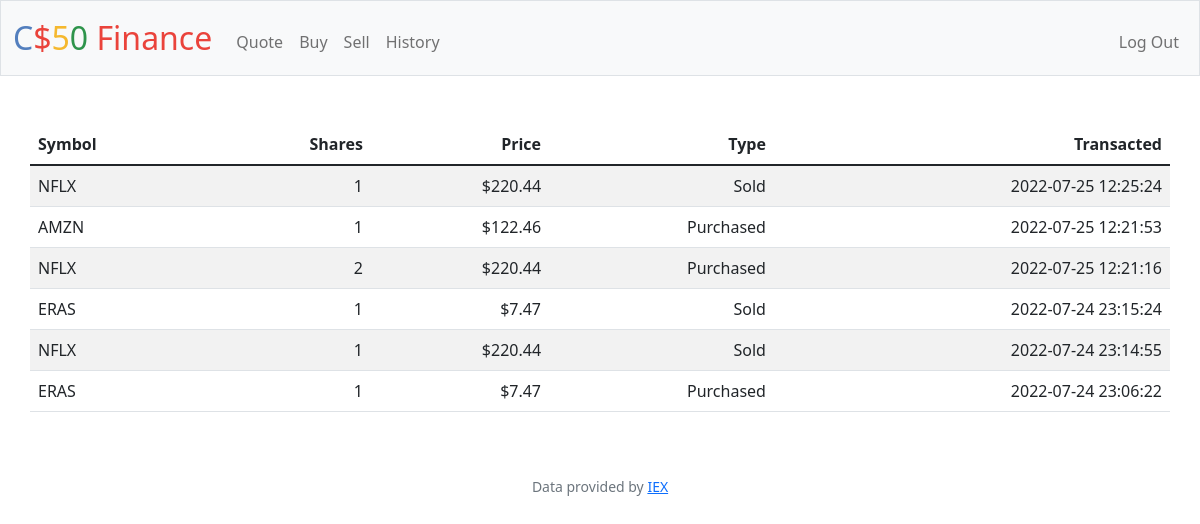
Screenshot of /history (signed in) with the database file from the repository.
### tables this page shows
CREATE TABLE history (
            id INTEGER PRIMARY KEY AUTOINCREMENT NOT NULL,
            symbol TEXT NOT NULL,
            price NUMERIC NOT NULL,
            share_qty REAL NOT NULL,
            transaction_date TEXT,
            type TEXT,
            ownerid INTEGER,
            FOREIGN KEY (ownerId)
            REFERENCES users (id)
                ON UPDATE CASCADE
                ON DELETE CASCADE
        );

### app.py (the view)
@app.route("/history")
@login_required
def history():
    data = db.execute('SELECT * FROM history WHERE ownerId = ? ORDER BY transaction_date DESC;', session['user_id'])
    return render_template('history.html', data=data, usd=usd, int_format=int_format)

### app.py (called while the page is built)
@app.after_request
def after_request(response):
    response.headers["Cache-Control"] = "no-cache, no-store, must-revalidate"
    response.headers["Expires"] = 0
    response.headers["Pragma"] = "no-cache"
    return response

### helpers.py (called while the page is built)
def login_required(f):
    @wraps(f)
    def decorated_function(*args, **kwargs):
        if session.get("user_id") is None:
            return redirect("/login")
        return f(*args, **kwargs)
    return decorated_function

def usd(value):
    return f"${value:,.2f}"

def int_format(value):
    return int(value)

### templates/history.html
{% extends "layout.html" %} {% block title %} Home {% endblock %} {% block main
%}
<table class="table table-striped container">
  <thead>
    <tr>
      <th class="text-start">Symbol</th>
      <th class="text-end">Shares</th>
      <th class="text-end">Price</th>
      <th class="text-end">Type</th>
      <th class="text-end">Transacted</th>
    </tr>
  </thead>
  <tbody>
    {% for history in data %}
    <tr>
      <td class="text-start">{{history.symbol}}</td>
      <td class="text-end">{{int_format(history.share_qty)}}</td>
      <td class="text-end">{{usd(history.price) or 0}}</td>
      <td class="text-end">{{history.type}}</td>
      <td class="text-end">{{history.transaction_date}}</td>
    </tr>
    {% endfor %}
  </tbody>
</table>
{% endblock %}

### rows the page displays
history: symbol "NFLX", share_qty "1", price "$220.44", type "Sold", transaction_date "2022-07-25 12:25:24"
history: symbol "AMZN", share_qty "1", price "$122.46", type "Purchased", transaction_date "2022-07-25 12:21:53"
history: symbol "NFLX", share_qty "2", price "$220.44", type "Purchased", transaction_date "2022-07-25 12:21:16"
history: symbol "ERAS", share_qty "1", price "$7.47", type "Sold", transaction_date "2022-07-24 23:15:24"
history: symbol "NFLX", share_qty "1", price "$220.44", type "Sold", transaction_date "2022-07-24 23:14:55"
history: symbol "ERAS", share_qty "1", price "$7.47", type "Purchased", transaction_date "2022-07-24 23:06:22"
